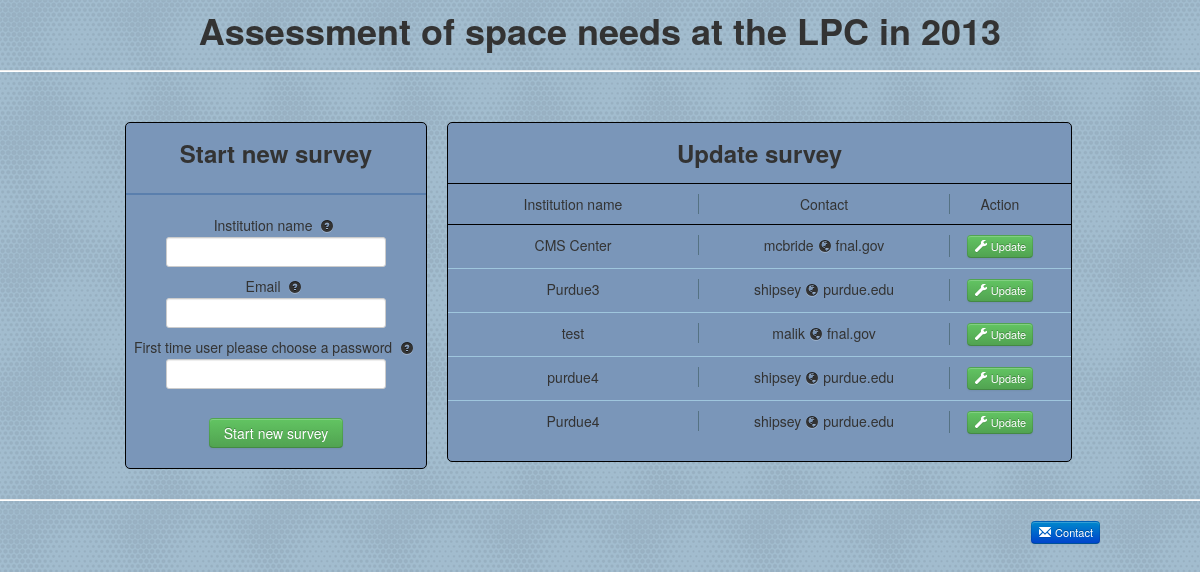
The page / on the database its author committed.
### tables this page shows
CREATE TABLE Questionnaire( id INTEGER PRIMARY KEY NOT NULL, publication_number TEXT, email TEXT NOT NULL DEFAULT ' ', password TEXT NOT NULL DEFAULT ' ');

### index.php (the view, shortened to what this page needs)
<?php
include_once("header.php");
function printPNInfo(){
echo "
  <a href=\"#\" id='PNInfo' rel=\"clickover\" data-content=\"
	Identificator (text to be changed)
   \" data-original-title=\"Institution name <button type='button'class='close' data-dismiss='clickover'>&times;</button>\">
	<i class='icon-question-sign'></i></a>";
}
function printPasswordInfo(){
echo "
  <a href=\"#\" id='passwordInfo' rel=\"clickover\" data-content=\"
	<ul>
		<li>To save <b>your</b> answers.</li>
		<li>Make sure nobody else overwrites your answers.</li>
	</ul>
   \" data-original-title=\"Why do I need password? <button type='button'class='close' data-dismiss='clickover'>&times;</button>\">
	<i class='icon-question-sign'></i></a>";
}
function printEmailInfo(){
echo "
  <a href=\"#\" id='emailInfo' rel=\"clickover\" data-content=\"
	<ul>
		<li>To identify survey's owner.</li>
		<li>Password will be sent to this email in case you forgot it.</li>
	</ul>
   \" data-original-title=\"Why do I need to provide email? <button type='button'class='close' data-dismiss='clickover'>&times;</button>\">
	<i class='icon-question-sign'></i></a>";
}
?>
<center><h1>Assessment of space needs at the LPC in 2013</h1></center><hr/><br/>
<div class="rounded" style='margin:0px auto; width:970px; '>
<div class="rounded newSurvey">
	<h3>Start new survey</h3><hr style="border-color:#5A7FAD"/>
	<form id="form" action="questionnaire.php" method="POST">
		Institution name <?php  printPNInfo(); ?><br/>
		<input type="text" name="publication_number" placeholder="" id="publication_number"><br/>
		Email <?php  printEmailInfo(); ?><br/>
		<input type="text" name="email" id="email"><br/>
		First time user please choose a password <?php  printPasswordInfo(); ?> <br/>
		<input type="text" name="password"  id="password"><br/><br/>
		<input type="submit" value="Start new survey" class="btn btn-success">
	</form>
</div>
<div class="rounded" style='margin:10px; width:623px; border:1px solid black; text-align:center; background:#7A96B9;float:left'>
	<h3>Update survey</h3>
<?php
try
  {
    $db = new PDO('sqlite:aq.db');
    $questionnaires = $db->query('SELECT * FROM Questionnaire')->fetchAll();
	echo "<center><div style='width:623px'>
	";
	echo "<div style='border-bottom:1px solid black; border-top:1px solid black; padding-top:10px; padding-bottom:10px; background:#7A96B9'>
		<div class='qcol border_right'>Institution name</div>
		<div class='qcol border_right'>Contact</div>
		<div class='qcol100'>Action</div>
		<div style='clear:both'></div>
	      </div>
	<div style='overflow:scroll; overflow-x: hidden; overflow-y: auto; height:216px'>
	";
    foreach($questionnaires as $questionnaire)
    {
	echo "<div class='qrow'>
		<div class='qcol border_right'>".$questionnaire['publication_number']."</div>
		<div class='qcol border_right'>".str_replace("@", "<i class='icon-globe'></i>",$questionnaire['email'])."</div>
		<div class='qcol100'>
			<a target='_blank' href='questionnaire.php?id=".$questionnaire['id']."' class='btn btn-mini btn-success'><i class='icon-wrench icon-white'></i> Update</a>
		</div>
		<div style='clear:both'></div>
	      </div>";
    }
	echo "
	</div>
	</div><br/>
</center>";
  }
  catch(PDOException $e)
  {
    print 'Exception : '.$e->getMessage();
  }
?>
</div>
</div>
<?php
include_once("footer.php");
?>

### header.php (style rules this page uses)
body { background:url(img/background.png); }
.rounded { -webkit-border-radius: 5px; -moz-border-radius: 5px; border-radius: 5px; }
a { color:#000000; }
.qcol>i { margin:4px; vertical-align: top; }
.newSurvey>form>a>i { margin:4px; vertical-align: top; }
.newSurvey { margin:10px; width:300px; border:1px solid black; text-align:center; background:#7A96B9; float:left; }
.qrow { padding-bottom:10px; padding-top:10px; border-bottom:1px solid #9FC6DD; }
.qcol { float:left; width:250px; }
.qcol100 { float:left; width:100px; }
.border_right { border-right: 1px solid #557283; }

### rows shown on the page
questionnaire: publication_number "CMS Center", email "mcbride fnal.gov"
questionnaire: publication_number "Purdue3", email "shipsey purdue.edu"
questionnaire: publication_number "test", email "malik fnal.gov"
questionnaire: publication_number "purdue4", email "shipsey purdue.edu"
questionnaire: publication_number "Purdue4", email "shipsey purdue.edu"
